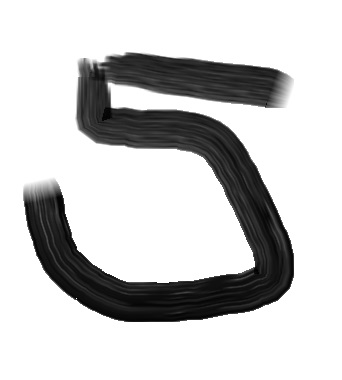
#> input picture 5.jpg, 342 x 380 px
$ python _pic_to_arr.py
#> lines starting #> are read from the running program, lines starting #| are printed output that depends on the picture
import numpy as np
import matplotlib.pyplot as plt
from PIL import Image
from micromlgen.utils import port_array

image_name = "5.jpg"

image = Image.open(image_name).convert("L")
image = image.resize((28, 28), Image.Resampling.LANCZOS)
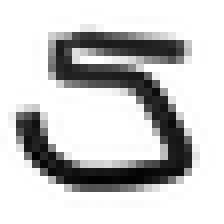
#> image: PIL image 28x28 L (shown 8 times larger); min 2, max 255, mean 201.5
image = np.array(image)
image = 255 - image
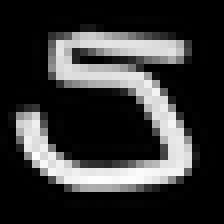
#> image: shape (28, 28) (shown 8 times larger); min 0, max 253, mean 53.5


def plot_image(img):
    fig = plt.gcf()
    fig.set_size_inches(2, 2)
    plt.imshow(img, cmap="binary")
    plt.show()


plot_image(image)
image = image.astype("float32") / 255.0
#> (the run stopped early here; a loop or call above may not have finished)

$ run again, with 4.jpg copied over 5.jpg
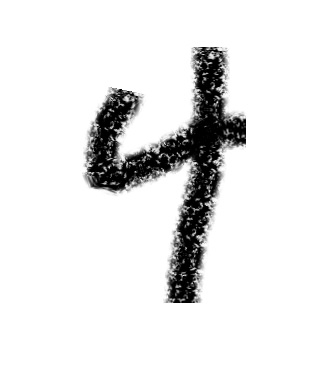
#> input picture 4.jpg, 336 x 365 px
#> `image = image.resize((28, 28), Image.Resampling.LANCZOS)`:
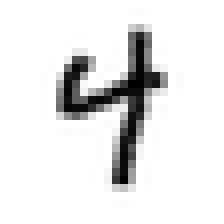
#> image: PIL image 28x28 L (shown 8 times larger); min 0, max 255, mean 230.5
#> `image = 255 - image`:
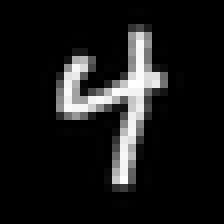
#> image: shape (28, 28) (shown 8 times larger); min 0, max 255, mean 24.5

$ run again, with 7.jpg copied over 5.jpg
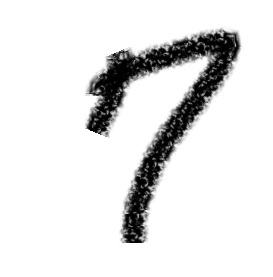
#> input picture 7.jpg, 273 x 277 px
#> `image = image.resize((28, 28), Image.Resampling.LANCZOS)`:
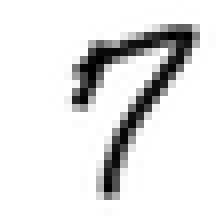
#> image: PIL image 28x28 L (shown 8 times larger); min 0, max 255, mean 227.7
#> `image = 255 - image`:
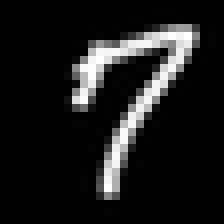
#> image: shape (28, 28) (shown 8 times larger); min 0, max 255, mean 27.3
